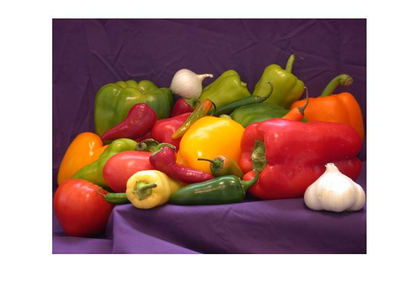
%> input picture exercises/5/test.png, 420 x 294 px, shrunk from 684 x 479 before the run
$ octave LowPass_Ideal.m   (GNU Octave 9; MATLAB toolbox functions it lacks are replaced by stand-ins)
%> lines starting %> are read from the running program, lines starting %| are printed output that depends on the picture; in (x1, y1, x2, y2) boxes, pixels count from 0 and x2, y2 are one past the last pixel; in counts of white or black regions, pixels touching at a corner belong together; the program's own positions count from 1
clear; close all; clc;

im = imread('./test.png');
%> im is the input picture: size 294x420x3 uint8; mean R, G, B 174.3, 141.7, 136.5

im = rgb2gray(im);
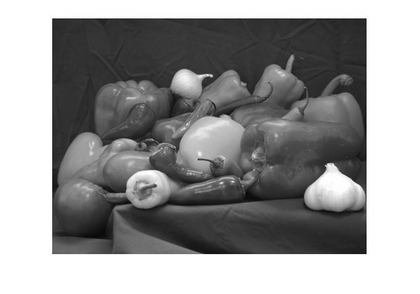
%> im: size 294x420 uint8; min 5, max 255, mean 150.8
F = fft2(double(im));
F_shift = fftshift(F);
% imshow(F_shift),title('fft');

[P, Q, Di] = size(im);
%> P = 294; Q = 420; Di = 1
r0 = 100;
H = zeros(P,Q);

for u = 1:P
    for v = 1:Q
        r_uv = round(sqrt((u - P/2).^2 + (v - Q/2).^2));
        if r_uv <= r0
            H(u,v) = 1;
        end
    end
end
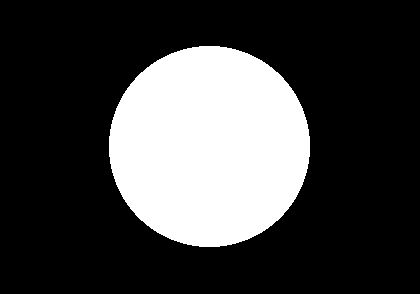
%> H: size 294x420 double; values 0 (black) and 1 (white), 25.7% white; 1 white region, box (x1, y1, x2, y2) and area: (109, 46, 310, 247) 31757


out_mul = F_shift .* H;
out_shift = ifftshift(out_mul);
out = ifft2(out_shift);

out = (uint8(abs(out)));

figure, imshow(im), title('input');
figure, imshow(out), title('output ideal');
figure, mesh(H);
%> after `mesh(H)`:
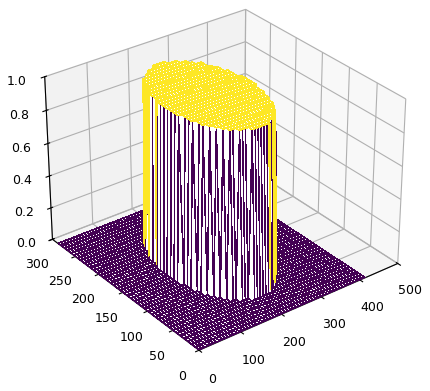
%> figure redrawn from the program's plot data
figure, imshow(H);
